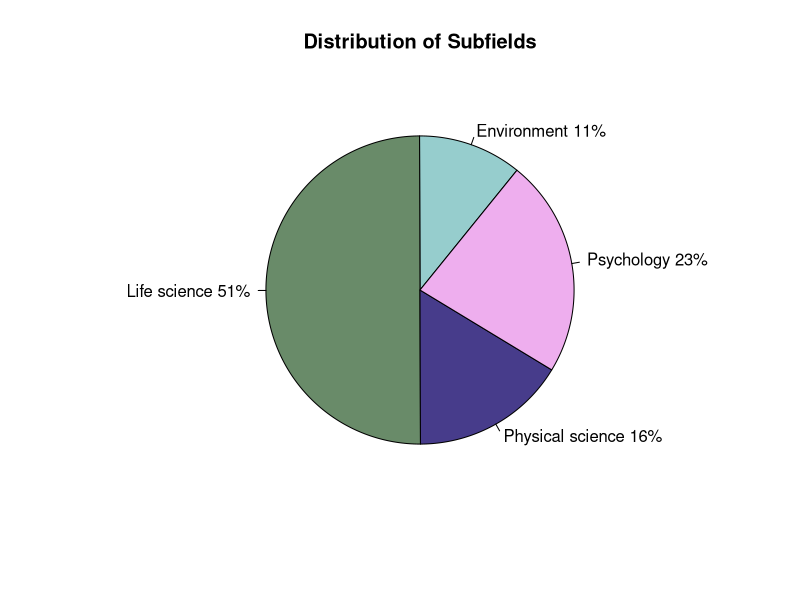

Here is the R script that generated this plot: (Note: this script raises an error after producing the figure.)
## ---- chunk 1
knitr::opts_chunk$set(echo = TRUE, message=FALSE, warning=FALSE, cache=TRUE, 
                      fig.width=7, fig.height=3, fig.align = "center")
## ---- chunk 2
#Read the reddit data into a dataframe
library(readr)
require(ggplot2)
reddit_df <- read_csv("reddit_df_sent.csv")
#Store a copy of the dataframe for later use
reddit_df_read <- reddit_df
## ---- chunk 3
require(lubridate)
require(dplyr)

#Store all of the POSIX dates into a vector
dates <- as.POSIXct(reddit_df$created_utc,origin = "1970-01-01",tz = "UTC")

#Use lubridate to read y,m,d,h from that vector. Create new columns for these
reddit_df <- reddit_df %>%  
  mutate(post_year = year(dates),post_month = month(dates), post_day = day(dates), post_hour = hour(dates))
## ---- chunk 4
#Create a new column for categorical time of day
#Time ranges: PST 6pm-3am night      3am-10am morning    11am-6pm day
mk_cat_time <- function(h)
{
  ifelse(h>18, "night", ifelse(h>10, "day", ifelse(h>2, "morning", "night")))
}

#Create a new column for categorical time of month
#Time ranges: 1-10 early    11-20 mid    21-31 late
mk_cat_day <- function(d)
{
  ifelse(d>20, "late", ifelse(d>10, "mid", "early"))
}

#Create a new column for categorical time of year
#Time ranges: Dec-Feb: Winter   Mar-May: Spring    Jun-Aug: Summer    Sep-Nov: Fall
mk_cat_month <- function(m)
{
  ifelse(m>11, "Winter", ifelse(m>8, "Fall", ifelse(m>5, "Summer", ifelse(m>2, "Spring", "Winter"))))
}

reddit_df <- reddit_df %>%
  mutate(cat_post_hour = mk_cat_time(post_hour)) %>%
  mutate(cat_post_day = mk_cat_day(post_day)) %>%
  mutate(cat_post_month = mk_cat_month(post_month)) 
## ---- chunk 5
library(stringr)

#Filter by removing the Ask Me Anything (AMA) threads and the subreddit discussion
  #threads since these are not studies. 
reddit_df <- reddit_df %>%
  filter(!str_detect(subfield, " AMA")) %>%
  filter(subfield != "Subreddit Discussion") %>%
  filter(subfield != "Subreddit Feature") %>%
  filter(subfield != "Deaths + injuries") %>%
  filter(subfield != "Mathematics")

#Display the remaining subfields
count(reddit_df,subfield)
## ---- chunk 6
#Make a function that sorts fields into "Life Science," "Psychology," "Physical Science," "Environment"
mk_cat_subfield <- function(field)
{
  ifelse(field == "Biology" | field =="Health" | field =="Cancer" | field =="Medicine" | field =="Animal Science" | field =="Paleontology" | field =="Epidemiology", "Life Science", ifelse(field =="Psychology" | field =="Neuroscience" | field =="Social Science" | field =="Anthropology", "Psychology", ifelse(field =="Geology" | field =="Astronomy" | field =="Physics" | field =="Chemistry" | field =="Nanoscience" | field =="Engineering" | field =="Computer Science", "Physical Science", "Environment")))
}
#Apply the function and remove the old column
reddit_df <- reddit_df %>%
  mutate(cat_subfield = mk_cat_subfield(subfield)) %>%
  select(-subfield)

#Turn the new column into a factor for model use
reddit_df$cat_subfield <- factor(reddit_df$cat_subfield)
## ---- chunk 7
subfield_freq = table(reddit_df$cat_subfield)
type_freq_perc = paste(round((subfield_freq/(237+1100+360+497))*100,0), "%",sep="")
type_freq_lab = paste(c("Environment","Life science", "Physical science", "Psychology"), type_freq_perc, sep = " ")
png("subfield_chart.png", width=8, height=6, units="in", res=500)
pie(subfield_freq,labels=type_freq_lab, init.angle = 51, edges = 10000, col = c("paleturquoise3","darkseagreen4","slateblue4","plum2"), main="Distribution of Subfields")
dev.off()
## ---- chunk 8
#Turn all categorical variables into factors
reddit_df$author_flair_binary <- factor(reddit_df$author_flair_binary)
reddit_df$image <- factor(reddit_df$image)
reddit_df$journal_h_index <- factor(reddit_df$journal_h_index)
reddit_df$post_year <- factor(reddit_df$post_year)
reddit_df$cat_post_month <- factor(reddit_df$cat_post_month)
reddit_df$cat_post_hour <- factor(reddit_df$cat_post_hour)
reddit_df$cat_post_day <- factor(reddit_df$cat_post_day)
## ---- chunk 9
#To prepare for model building, we remove unnecessary columns and ones correlated with response
reddit_df <- reddit_df %>%
  select(-X1,-author,-id,-created_utc,-domain,-url,-author_flair,-post_day,-post_hour,-post_month,-num_comments,-gilded,-link_karma,-comment_karma,-title,-X1_1,-author_created_date)
## ---- chunk 10
bef_rm <- nrow(reddit_df)

#Remove missing values
reddit_df <- reddit_df[complete.cases(reddit_df),]
aft_rm <- nrow(reddit_df)

paste("Proportion of rows removed: ",(bef_rm-aft_rm)/bef_rm)
## ---- chunk 11
#Create a new column for categorical upvotes
#Ranges: 1000+ high      0+ low
mk_cat_upvotes <- function(upv)
{
  ifelse(upv>1000, "High", "Low")
}
#Apply the function and remove the old column
reddit_df <- reddit_df %>%
  mutate(cat_upvotes = mk_cat_upvotes(upvotes)) %>%
  select(-upvotes)

#Turn the column into a factor
reddit_df$cat_upvotes <- factor(reddit_df$cat_upvotes)
## ---- chunk 12
#Packages required for model building
require(caret)
require(rpart)

#Set the seed for reproducibility
set.seed(47)

#Split the data into test and training, with 80% going to training
inTrain <- createDataPartition(y = reddit_df$cat_upvotes, p=0.80, list=FALSE)
reddit.train <- reddit_df[inTrain,]
reddit.test <- reddit_df[-c(inTrain),]
## ---- chunk 13
#Print the number of observations in each category
sum(reddit.train['cat_upvotes'] == "High")
sum(reddit.train['cat_upvotes'] == "Low")
## ---- chunk 14
### Sample data such that there is a equal number of observations for each category.

#Count the number of high upvotes
num_high_upvote <- sum(reddit.train['cat_upvotes'] == "High")

reddit.train.high <- subset(reddit.train, reddit.train['cat_upvotes'] == "High")
reddit.train.low <- subset(reddit.train, reddit.train['cat_upvotes'] == "Low")

#Select an equal proportion of high and low upvotes
inTrain.low <- createDataPartition(y = reddit.train.low$cat_upvotes, p=num_high_upvote/dim(reddit.train.low)[1], list=FALSE)
reddit.train.low <- reddit.train.low[inTrain.low,]
## ---- chunk 15
### Combine the 2 dataframes into the final training data
reddit.train.final <- rbind(reddit.train.low, reddit.train.high)
## ---- chunk 16
#Check that the numbers are equal.
reddit_df %>% group_by(cat_upvotes) %>% summarize(n())
## ---- chunk 17
#Build the random forest model
rf.reddit <- train(cat_upvotes ~., data=reddit.train.final, method="rf",
                      trControl = trainControl(method="oob"),
                      ntree=1000, tuneGrid = data.frame(mtry=c(3,5,7,9,11)),
                      importance = TRUE,na.action = na.exclude)

rf.reddit$finalModel
## ---- chunk 18
#mean((log(reddit.test$upvotes+1) - predict(rf.reddit, newdata = reddit.test))^2)
confusionMatrix(data=predict(rf.reddit, newdata = reddit.test), reference = reddit.test$cat_upvotes)
## ---- chunk 19
varImp(rf.reddit,scale=FALSE)
## ---- chunk 20
reddit_df_read %>%
  arrange(desc(title_sent)) %>%
  select(title_sent,title) %>%
  head()
## ---- chunk 21
reddit_df_read %>%
  arrange(title_sent) %>%
  select(title_sent,title) %>%
  head()
